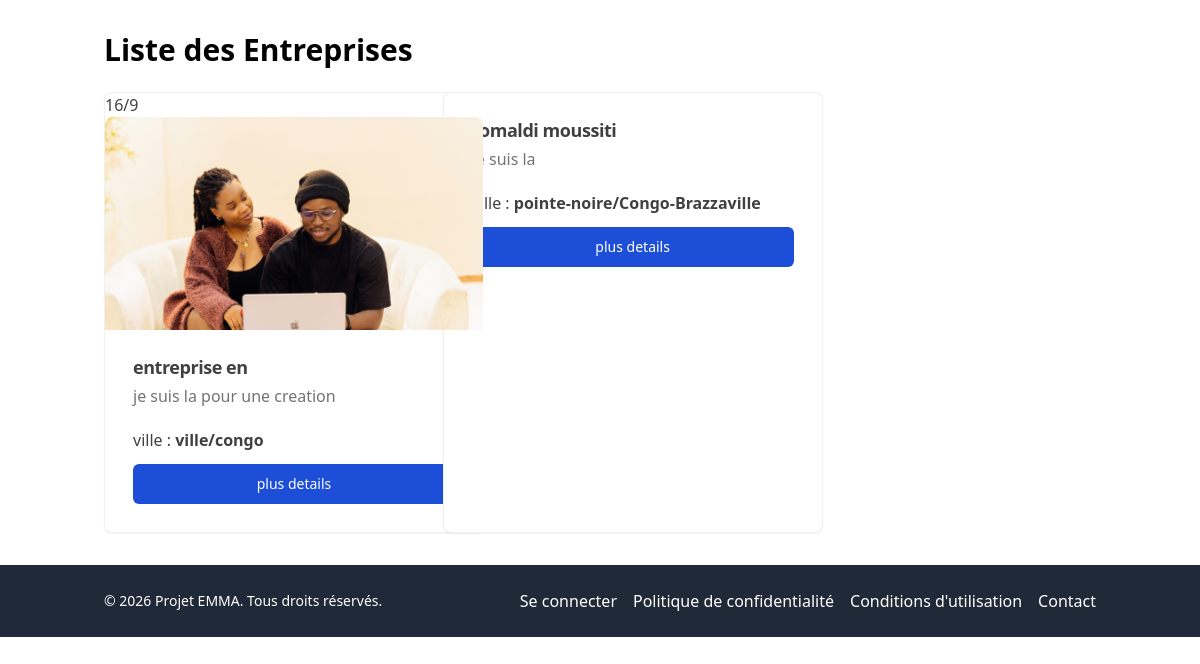
Before: / with the older database file.
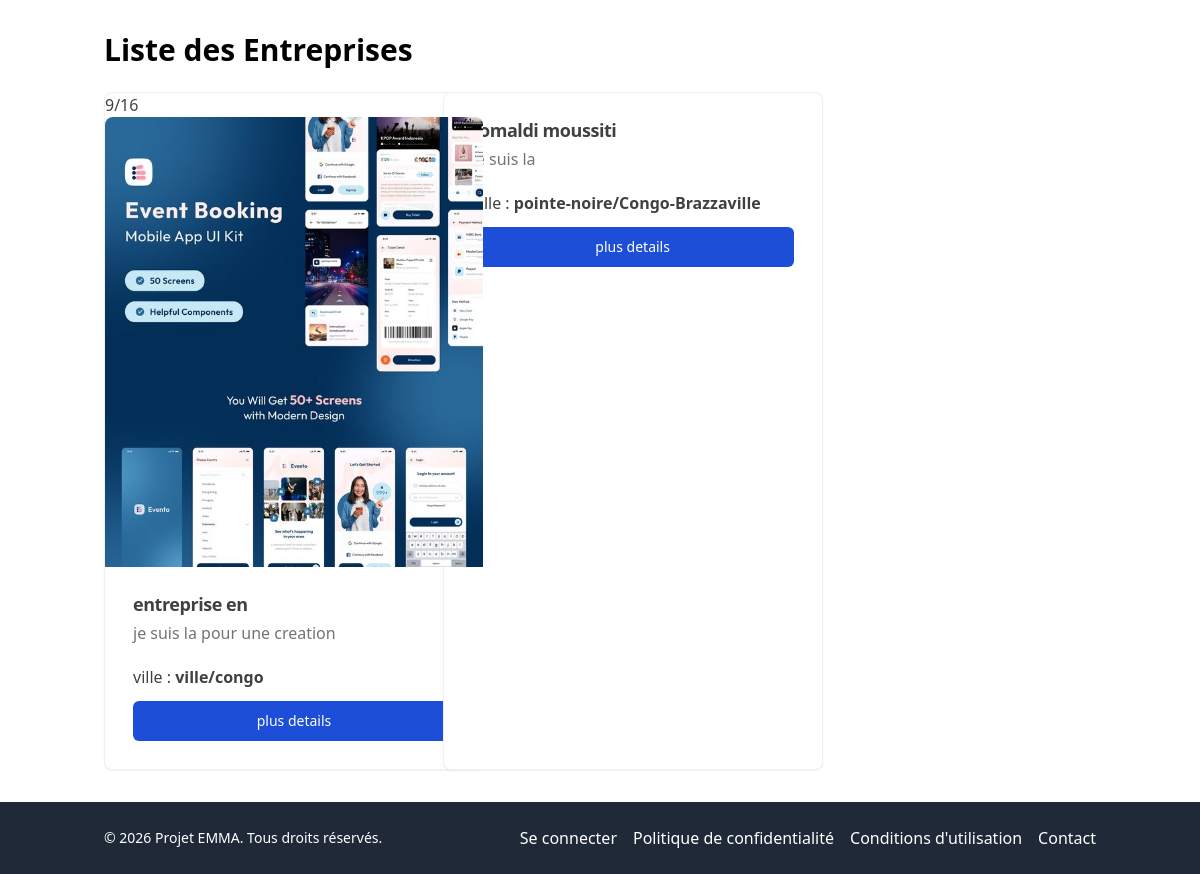
After: the same page with the newer database file.
### core/models.py (models this page shows, shortened)
class Contenu(models.Model):
    entreprise = models.ForeignKey(Entreprise, on_delete=models.CASCADE, related_name='contenus')
    title = models.CharField(max_length=255)
    body = models.TextField()
    is_principal = models.BooleanField(default=False)
    is_active = models.BooleanField(default=True)
    file = models.FileField(upload_to='contenu_files/', null=True, blank=True)
    created_at = models.DateTimeField(auto_now_add=True)
    updated_at = models.DateTimeField(auto_now=True)
    width = models.IntegerField(null=True, blank=True, editable=False)
    height = models.IntegerField(null=True, blank=True, editable=False)
    user = models.ForeignKey(User, on_delete=models.CASCADE, related_name='contenus')
    def ratio_string(self):
        if self.width and self.height:
            if self.width > self.height:
                return '16/9'
            elif self.height > self.width:
                return '9/16'
            else:
                return '1/1'
        return "16/9"  # Valeur par défaut
    def get_media_type(self):
        if not self.file:
            return 'unknown'
        type_mime, _ = mimetypes.guess_type(self.file.name)
        if type_mime:
            if type_mime.startswith('image'):
                return 'image'
            elif type_mime.startswith('video'):
                return 'video'
        return 'unknown'

class Entreprise(models.Model):
    name = models.CharField(max_length=255)
    description = models.TextField()
    country = models.CharField(max_length=100)
    city = models.CharField(max_length=100)
    created_at = models.DateTimeField(auto_now_add=True)
    updated_at = models.DateTimeField(auto_now=True)
    email = models.EmailField()
    is_active = models.BooleanField(default=True)
    user = models.ForeignKey(User, on_delete=models.CASCADE, related_name='entreprises')

### core/home_view.py (the view)
# urls.py: path('', home_view.list_entreprise, name='list_entreprise_public'),
def list_entreprise(request):
    entreprise = Entreprise.objects.filter(is_active=True).prefetch_related('adresses', 'contacts', 'contenus')
    context = {
        "entreprises": entreprise
    }
    return render(request, "core/public_view/home/liste_entrepirse.html", context)

### core/templates/core/public_view/home/liste_entrepirse.html (shortened to what this page needs)
{% extends "core/public_view/base.html" %}
{% block content %}
  <div class="container mx-auto px-4 py-8">
    <h1 class="text-3xl font-bold mb-6">Liste des Entreprises</h1>
    <div class="grid grid-cols-1 md:grid-cols-2 lg:grid-cols-3 gap-6">
      {% for entreprise in entreprises %}
        <div class="rounded-lg overflow-hidden border border-neutral-200/60 bg-white text-neutral-700 shadow-sm w-[380px]
        ">
            <div class="relative " >
                {% for contenu in entreprise.contenus.all %}
                    {% if contenu.is_principal %}
                    {{contenu.ratio_string}}
                        <div class="relative w-full max-h-[450px]  overflow-hidden
                        {% if contenu.ratio_string == '16/9' %}
                        aspect-[16/9]
                        {% elif contenu.ratio_string == '9/16' %}
                        aspect-[9/16]
                        {% elif contenu.ratio_string == '4/3' %}
                        aspect-[4/3]
                        {% elif contenu.ratio_string == '3/4' %}
                        aspect-[3/4]
                        {% elif contenu.ratio_string == '1/1' %}
                        aspect-square
                        {% endif %}
                        ">
                        {% with media_type=contenu.get_media_type %}
                                {% if media_type == 'image' %}
                                    <img src="{{ contenu.file.url }}"
                                        class="w-full rounded-lg shadow-md  object-cover"
                                        alt="Illustration">
                                {% endif %}
                            {% endwith %}
                        </div>
                    {% endif %}
                {% endfor %}
            </div>
            <div class="p-7">
                <h2 class="mb-2 text-lg font-bold leading-none tracking-tight">{{ entreprise.name }}</h2>
                <p class="mb-5 text-neutral-500">{{ entreprise.description|truncatewords:20 }}</p>
                <p>ville : <span class="font-semibold">{{ entreprise.city }}/{{entreprise.country}}</span></p>
                <a class="inline-flex items-center justify-center w-full h-10 px-4 py-2 text-sm mt-3
                 font-medium text-white transition-colors rounded-md focus-visible:outline-none focus-visible:ring-2
                focus-visible:ring-ring focus-visible:ring-offset-2
                disabled:opacity-50 disabled:pointer-events-none bg-blue-700 hover:bg-blue-800/90"
                href="{% url 'core:entreprise_detail_public' entreprise.id %}"
                 >plus details</a>
            </div>
        </div>
      {% empty %}
        <p>Aucune entreprise trouvée.</p>
      {% endfor %}
    </div>
  </div>
{% endblock content %}

### core/templates/core/public_view/base.html (shortened to what this page needs)
{% load static tailwind_tags django_htmx %}
<!DOCTYPE html>
<html lang="fr">
    <head>
        {% tailwind_css %}
        <link rel="stylesheet" href="{% static 'css/material_icons.css' %}">
    </head>
    <body>
        {% block content %}
        {% endblock %}
        {% include "core/public_view/footer.html" %}
    </body>
</html>

### core/templates/core/public_view/footer.html
<footer>
    <div class="bg-gray-800 text-white py-6">
        <div class="container mx-auto px-4">
            <div class="flex flex-col md:flex-row justify-between items-center">
                <p class="text-sm">&copy; 2026 Projet EMMA. Tous droits réservés.</p>
                <div class="flex space-x-4 mt-4 md:mt-0">
                    <a href="{% url 'customuser:login' %}" class="text-white hover:text-gray-400">Se connecter</a>
                    <a href="#" class="text-white hover:text-gray-400">Politique de confidentialité</a>
                    <a href="#" class="text-white hover:text-gray-400">Conditions d'utilisation</a>
                    <a href="#" class="text-white hover:text-gray-400">Contact</a>
                </div>
            </div>
        </div>
    </div>
</footer>

Changed rows visible on the page:
changed Entreprise "entreprise en": loses Contenu (ratio_string "16/9", file (picture))
added Contenu: ratio_string "9/16", file (picture), shown under Entreprise "entreprise en"
